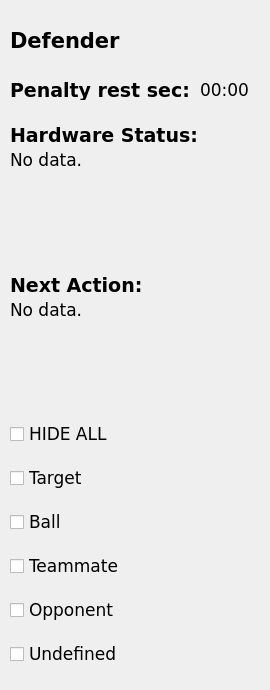
     <widget class="QWidget" name="tab4">
      <attribute name="title">
       <string>Robo4</string>
      </attribute>
      <widget class="QLabel" name="role4">
       <property name="geometry">
        <rect>
         <x>10</x>
         <y>30</y>
         <width>241</width>
         <height>21</height>
        </rect>
       </property>
       <property name="font">
        <font>
         <family>verdana</family>
         <pointsize>16</pointsize>
         <weight>75</weight>
         <bold>true</bold>
        </font>
       </property>
       <property name="text">
        <string>Defender</string>
       </property>
      </widget>
      <widget class="QLabel" name="penalty4">
       <property name="geometry">
        <rect>
         <x>200</x>
         <y>80</y>
         <width>61</width>
         <height>21</height>
        </rect>
       </property>
       <property name="font">
        <font>
         <family>verdana</family>
         <pointsize>13</pointsize>
        </font>
       </property>
       <property name="text">
        <string>00:00</string>
       </property>
      </widget>
      <widget class="QLabel" name="hardwarestatus4">
       <property name="geometry">
        <rect>
         <x>10</x>
         <y>150</y>
         <width>241</width>
         <height>121</height>
        </rect>
       </property>
       <property name="font">
        <font>
         <family>verdana</family>
         <pointsize>13</pointsize>
        </font>
       </property>
       <property name="text">
        <string>No data.</string>
       </property>
       <property name="alignment">
        <set>Qt::AlignLeading|Qt::AlignLeft|Qt::AlignTop</set>
       </property>
       <property name="wordWrap">
        <bool>true</bool>
       </property>
      </widget>
      <widget class="QLabel" name="action4">
       <property name="geometry">
        <rect>
         <x>10</x>
         <y>300</y>
         <width>251</width>
         <height>101</height>
        </rect>
       </property>
       <property name="font">
        <font>
         <family>verdana</family>
         <pointsize>13</pointsize>
        </font>
       </property>
       <property name="text">
        <string>No data.</string>
       </property>
       <property name="alignment">
        <set>Qt::AlignLeading|Qt::AlignLeft|Qt::AlignTop</set>
       </property>
       <property name="wordWrap">
        <bool>true</bool>
       </property>
      </widget>
      <widget class="QWidget" name="activity4" native="true">
       <property name="geometry">
        <rect>
         <x>220</x>
         <y>30</y>
         <width>21</width>
         <height>21</height>
        </rect>
       </property>
      </widget>
      <widget class="QWidget" name="gridLayoutWidget_4">
       <property name="geometry">
        <rect>
         <x>10</x>
         <y>410</y>
         <width>241</width>
         <height>271</height>
        </rect>
       </property>
       <layout class="QGridLayout" name="gridLayout_4">
        <item row="3" column="0">
         <widget class="QCheckBox" name="checkTeammate_5">
          <property name="font">
           <font>
            <family>verdana</family>
            <pointsize>13</pointsize>
           </font>
          </property>
          <property name="text">
           <string>Teammate</string>
          </property>
         </widget>
        </item>
        <item row="1" column="0">
         <widget class="QCheckBox" name="checkTarget_5">
          <property name="font">
           <font>
            <family>verdana</family>
            <pointsize>13</pointsize>
           </font>
          </property>
          <property name="text">
           <string>Target</string>
          </property>
         </widget>
        </item>
        <item row="0" column="0">
         <widget class="QCheckBox" name="checkHideAll_5">
          <property name="font">
           <font>
            <family>verdana</family>
            <pointsize>13</pointsize>
           </font>
          </property>
          <property name="text">
           <string>HIDE ALL</string>
          </property>
         </widget>
        </item>
        <item row="4" column="0">
         <widget class="QCheckBox" name="checkOpponent_5">
          <property name="font">
           <font>
            <family>verdana</family>
            <pointsize>13</pointsize>
           </font>
          </property>
          <property name="text">
           <string>Opponent</string>
          </property>
         </widget>
        </item>
        <item row="2" column="0">
         <widget class="QCheckBox" name="checkBall_5">
          <property name="font">
           <font>
            <family>verdana</family>
            <pointsize>13</pointsize>
           </font>
          </property>
          <property name="text">
           <string>Ball</string>
          </property>
         </widget>
        </item>
        <item row="5" column="0">
         <widget class="QCheckBox" name="checkUndef_5">
          <property name="font">
           <font>
            <family>verdana</family>
            <pointsize>13</pointsize>
           </font>
          </property>
          <property name="text">
           <string>Undefined</string>
          </property>
         </widget>
        </item>
       </layout>
      </widget>
      <widget class="QWidget" name="activityRed4" native="true">
       <property name="geometry">
        <rect>
         <x>220</x>
         <y>30</y>
         <width>21</width>
         <height>21</height>
        </rect>
       </property>
      </widget>
      <widget class="QLabel" name="label_10">
       <property name="geometry">
        <rect>
         <x>10</x>
         <y>270</y>
         <width>161</width>
         <height>31</height>
        </rect>
       </property>
       <property name="font">
        <font>
         <family>verdana</family>
         <pointsize>14</pointsize>
         <weight>75</weight>
         <bold>true</bold>
        </font>
       </property>
       <property name="text">
        <string>Next Action:</string>
       </property>
      </widget>
      <widget class="QLabel" name="label_11">
       <property name="geometry">
        <rect>
         <x>10</x>
         <y>120</y>
         <width>221</width>
         <height>31</height>
        </rect>
       </property>
       <property name="font">
        <font>
         <family>verdana</family>
         <pointsize>14</pointsize>
         <weight>75</weight>
         <bold>true</bold>
        </font>
       </property>
       <property name="text">
        <string>Hardware Status:</string>
       </property>
      </widget>
      <widget class="QLabel" name="label_12">
       <property name="geometry">
        <rect>
         <x>10</x>
         <y>80</y>
         <width>181</width>
         <height>20</height>
        </rect>
       </property>
       <property name="font">
        <font>
         <family>verdana</family>
         <pointsize>14</pointsize>
         <weight>75</weight>
         <bold>true</bold>
        </font>
       </property>
       <property name="text">
        <string>Penalty rest sec:</string>
       </property>
      </widget>
     </widget>
